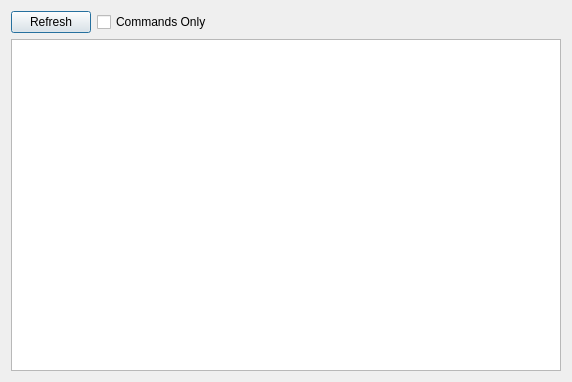
<?xml version="1.0" encoding="UTF-8"?>
<ui version="4.0">
 <class>Dialog</class>
 <widget class="QDialog" name="Dialog">
  <property name="geometry">
   <rect>
    <x>0</x>
    <y>0</y>
    <width>572</width>
    <height>382</height>
   </rect>
  </property>
  <property name="windowTitle">
   <string>Dialog</string>
  </property>
  <layout class="QGridLayout" name="gridLayout_2">
   <item row="0" column="0">
    <layout class="QHBoxLayout" name="horizontalLayout_3">
     <item>
      <widget class="QPushButton" name="refresh_Btn">
       <property name="text">
        <string>Refresh</string>
       </property>
       <property name="shortcut">
        <string>Meta+R</string>
       </property>
      </widget>
     </item>
     <item>
      <widget class="QCheckBox" name="commands_only">
       <property name="text">
        <string>Commands Only</string>
       </property>
      </widget>
     </item>
     <item>
      <spacer name="horizontalSpacer">
       <property name="orientation">
        <enum>Qt::Horizontal</enum>
       </property>
       <property name="sizeHint" stdset="0">
        <size>
         <width>40</width>
         <height>20</height>
        </size>
       </property>
      </spacer>
     </item>
    </layout>
   </item>
   <item row="1" column="0">
    <layout class="QVBoxLayout" name="verticalLayout">
     <item>
      <widget class="QPlainTextEdit" name="history_edit">
       <property name="readOnly">
        <bool>true</bool>
       </property>
      </widget>
     </item>
    </layout>
   </item>
  </layout>
 </widget>
 <resources/>
 <connections/>
</ui>
